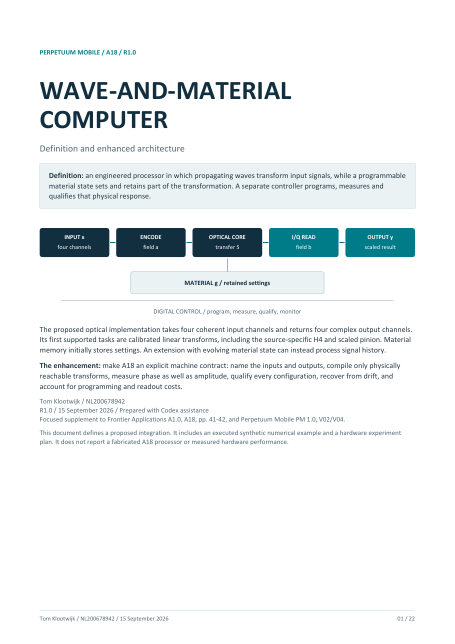
#> input picture tmp/pdfs/a18_enhancement/page-01.png, 910 x 1287 px (shown at 1/2 size); its folder holds 4 pictures in this run
$ python contact_sheets.py
#> lines starting #> are read from the running program, lines starting #| are printed output that depends on the picture
from pathlib import Path
from PIL import Image,ImageDraw,ImageFont
root=Path(__file__).resolve().parent
font=ImageFont.truetype('C:/Windows/Fonts/calibrib.ttf',20)
for first in range(1,23,4):
    nums=list(range(first,min(first+4,23)))
    sheet=Image.new('RGB',(1680,2450),'#b8c6ce')
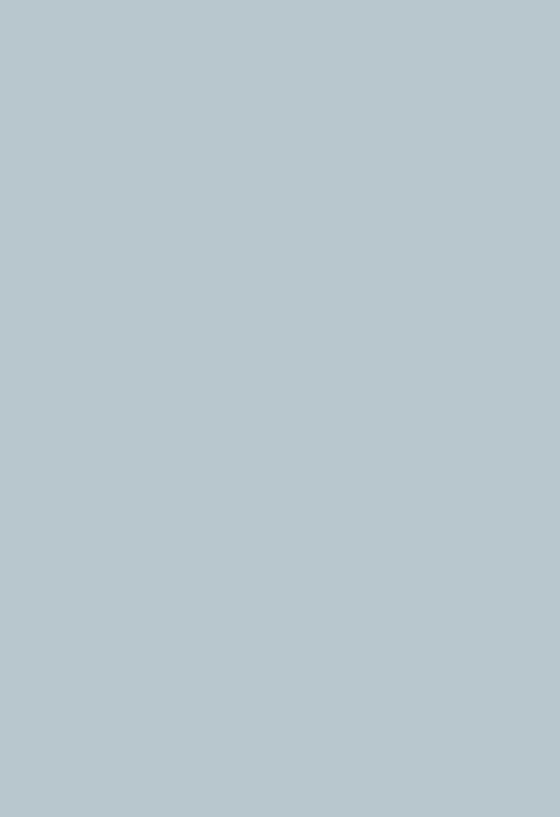
#> sheet: PIL image 1680x2450 RGB (shown at 1/3 size); mean R, G, B 184, 198, 206
    for j,n in enumerate(nums):
        im=Image.open(root/f'page-{n:02}.png').convert('RGB')
#> im is the input picture: PIL image 910x1287 RGB; mean R, G, B 238.5, 242.2, 243.3
        im.thumbnail((814,1152))
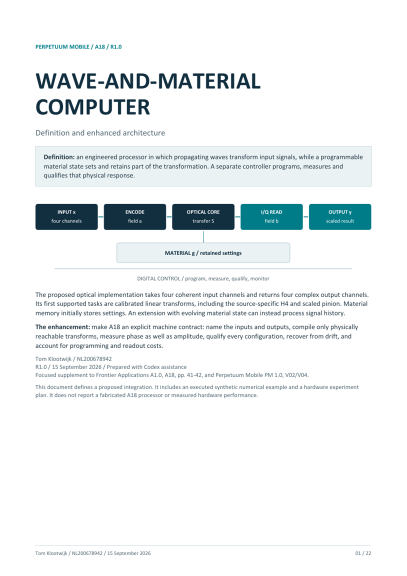
#> im: PIL image 814x1151 RGB (shown at 1/2 size); mean R, G, B 238.4, 242, 243.1
        x=13+(j%2)*840;y=38+(j//2)*1225
        sheet.paste(im,(x,y))
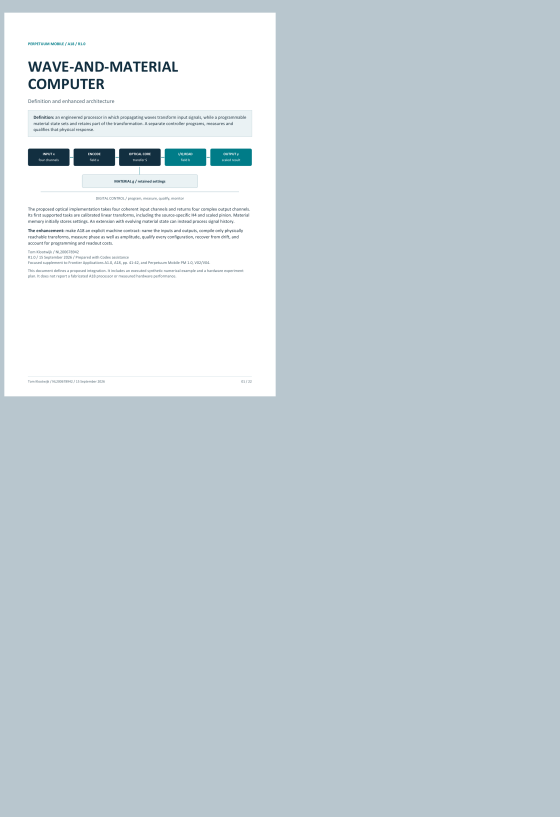
#> sheet: PIL image 1680x2450 RGB (shown at 1/3 size); mean R, G, B 196.4, 208, 214.5
        ImageDraw.Draw(sheet).text((x,y-28),f'PAGE {n:02}',font=font,fill='#102938')
    sheet.save(root/f'contact-{nums[0]:02}-{nums[-1]:02}.jpg',quality=94)
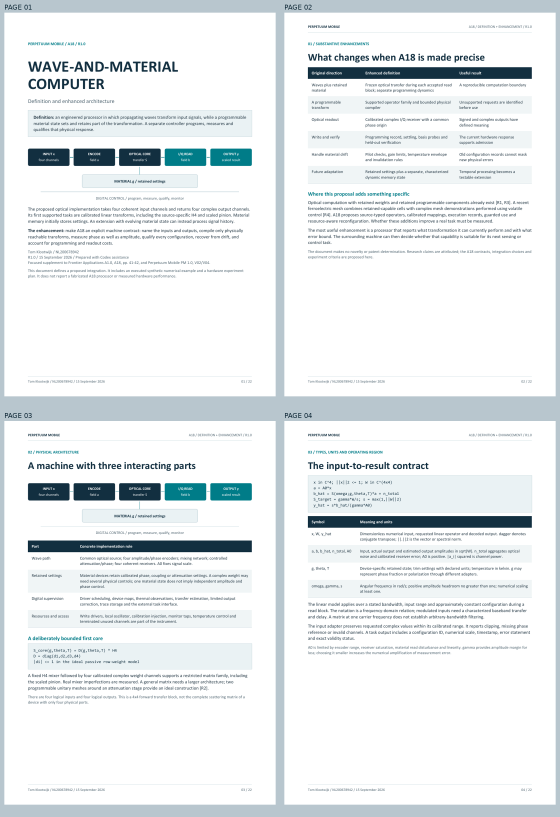
#> saved as contact-01-04.jpg: PIL image 1680x2450 RGB (shown at 1/3 size); mean R, G, B 233.1, 237.3, 239.1
#> (the run stopped early here; a loop or call above may not have finished)
